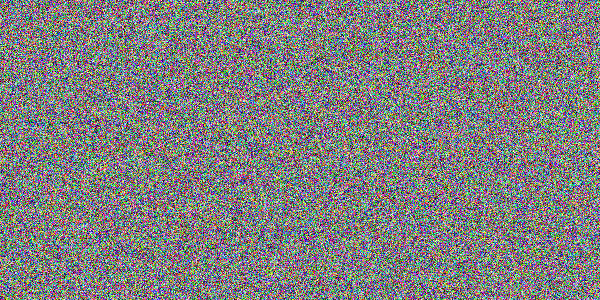
#> input picture pictures/image.png, 600 x 300 px
$ jupyter execute masking.ipynb
#> lines starting #> are read from the running program, lines starting #| are printed output that depends on the picture
#> the answer given: ../pictures/image.png
[cell 1]
import cv2
import numpy as np
import matplotlib.pyplot as plt
import matplotlib.pylab as plb
import os

plb.rcParams['figure.figsize'] = 10, 6

[cell 2]
def read_file(filename="image.jpg"):
#> called with filename = '../pictures/image.png'
    if not os.path.exists(filename):
        print(f"❌ Error: File '{filename}' not found. Check the path and try again.")
        return None
    img = cv2.imread(filename)
#> img is the input picture: shape (300, 600, 3); mean B, G, R 127, 127, 127.1
    img = cv2.cvtColor(img, cv2.COLOR_BGR2RGB)
    plt.imshow(img)
    plt.title("Original Image")
    plt.axis('off')
    plt.show()
    return img

[cell 3]
def edge_mask(img, line_size=7, blur_value=7):
#> called with line_size = 7, blur_value = 7
    gray = cv2.cvtColor(img, cv2.COLOR_RGB2GRAY)
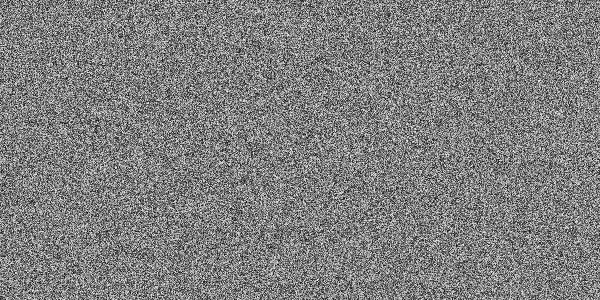
#> gray: shape (300, 600); min 1, max 253, mean 127
    gray_blur = cv2.medianBlur(gray, blur_value)
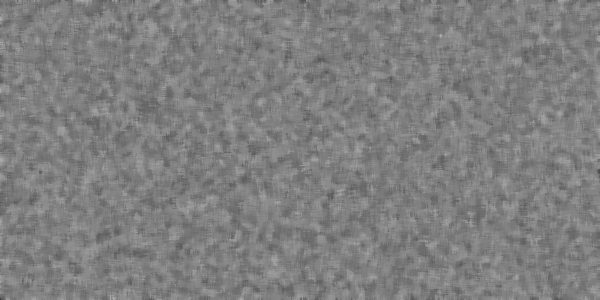
#> gray_blur: shape (300, 600); min 50, max 172, mean 126.9
    edges = cv2.adaptiveThreshold(gray_blur, 255,
                                  cv2.ADAPTIVE_THRESH_MEAN_C,
                                  cv2.THRESH_BINARY,
                                  line_size, blur_value)
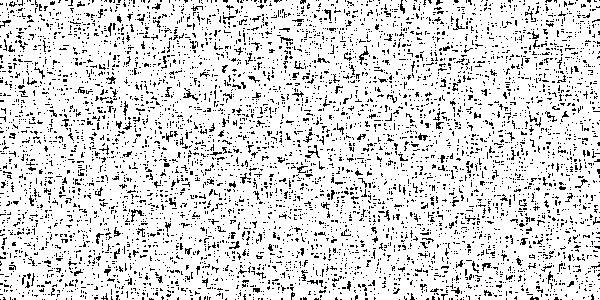
#> edges: shape (300, 600); 85.8% white; black in thin lines or dots
    plt.imshow(edges, cmap='Greys_r')
    plt.title("Edge Image")
    plt.axis('off')
    plt.show()
    return edges

[cell 4]
def color_quantization(img, k=9):
#> called with k = 9
    data = np.float32(img).reshape((-1, 3))
    criteria = (cv2.TERM_CRITERIA_EPS + cv2.TERM_CRITERIA_MAX_ITER, 20, 0.001)
    ret, label, center = cv2.kmeans(data, k, None, criteria, 10, cv2.KMEANS_RANDOM_CENTERS)
#> ret = 687237002.1; center = [[193.4, 193.5, 195], [58.42, 194.1, 192.4], [194.8, 194.2, 61.4], [60.23, 60.72, 195.8], [194.7, 59.55, 193.5], [193.3, 60.4, 59.16], [59.28, 59.93, 60.65], [125.1, 126.2, 126.9], [60.56, 194.8, 58.1]]
    center = np.uint8(center)
#> center = [[193, 193, 195], [58, 194, 192], [194, 194, 61], [60, 60, 195], [194, 59, 193], [193, 60, 59], [59, 59, 60], [125, 126, 126], [60, 194, 58]]
    result = center[label.flatten()]
    result = result.reshape(img.shape)
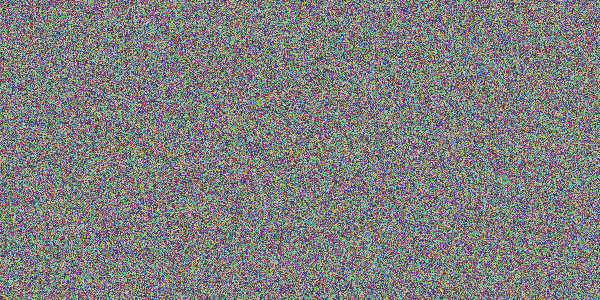
#> result: shape (300, 600, 3); mean R, G, B 126.6, 126.5, 126.5
    return result

[cell 5]
def bilateral_filter_and_combine_edge_mask(q_img, edges, d=7, sigmaColor=200, sigmaSpace=200):
#> called with d = 7, sigmaColor = 200, sigmaSpace = 200
    blurr = cv2.bilateralFilter(q_img, d, sigmaColor, sigmaSpace)
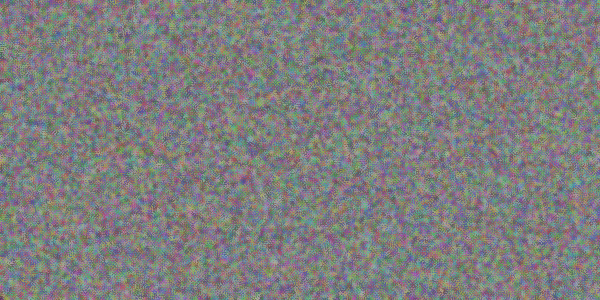
#> blurr: shape (300, 600, 3); mean R, G, B 126.7, 126.4, 126.5
    plt.imshow(blurr)
    plt.title("Blurred Image")
    plt.axis('off')
    plt.show()
    cartoon_img = cv2.bitwise_and(blurr, blurr, mask=edges)
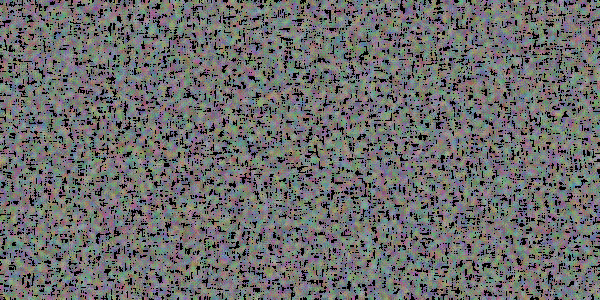
#> cartoon_img: shape (300, 600, 3); mean R, G, B 109, 109.2, 108.7
    plt.imshow(cartoon_img)
    plt.title("Cartoon Image")
    plt.axis('off')
    plt.show()
    return cartoon_img
